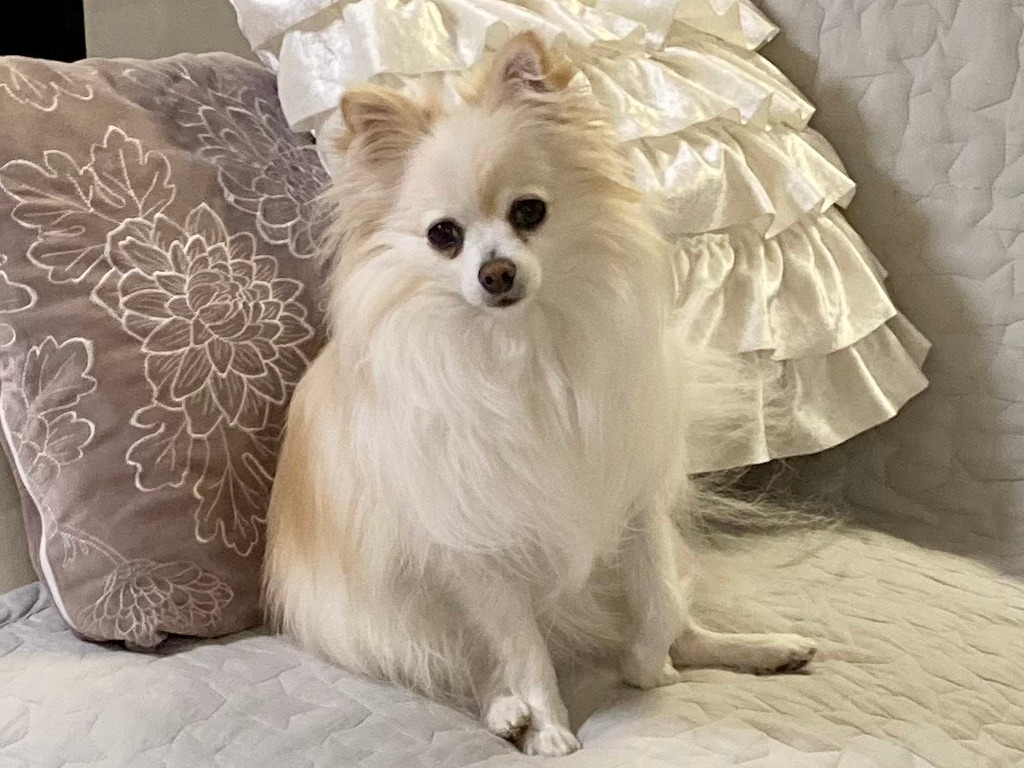
#> input picture cs3-09/dog.jpg, 1024 x 768 px
$ jupyter execute pillow2.ipynb
#> lines starting #> are read from the running program, lines starting #| are printed output that depends on the picture
[cell 1]
import numpy as np
import matplotlib.pyplot as plt
from PIL import Image, ImageFilter

[cell 2]
img_in = 'dog.jpg'
img = Image.open(img_in)
#> img is the input picture: PIL image 1024x768 RGB; mean R, G, B 169.8, 155.5, 136.9

[cell 3]
print(img.format, img.size,
      img.width, img.height, img.mode)
#| JPEG (1024, 768) 1024 768 RGB

[cell 4]
plt.imshow(img)
plt.show()

[cell 5]
img.show()

[cell 6]
data=np.array(img)
print(data.shape)
#| (768, 1024, 3)

[cell 7]
print(data[70:75, 500:505, 0])  # R
#| [[176 175 166 155 156]
#|  [182 174 163 160 157]
#|  [175 175 163 157 142]
#|  [170 168 153 142 140]
#|  [170 172 159 139 143]]

[cell 8]
print(data[70:75, 500:505, 1])  # G
#| [[150 151 144 133 131]
#|  [156 150 141 138 132]
#|  [148 150 141 134 119]
#|  [143 143 131 120 117]
#|  [143 147 134 117 118]]

[cell 9]
print(data[70:75, 500:505, 2])  # B
#| [[125 127 121 110 111]
#|  [133 126 118 115 112]
#|  [127 130 120 116 101]
#|  [122 123 110  99  99]
#|  [122 125 114  96  98]]

[cell 10]
print(img.getpixel((500, 70)))
#| (176, 150, 125)

[cell 11]
img_small = img.resize((30,50))
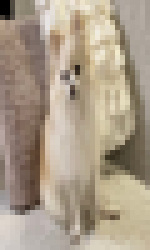
#> img_small: PIL image 30x50 RGB (shown 5 times larger); mean R, G, B 169.8, 155.5, 136.9
plt.imshow(img_small)
plt.show()

[cell 12]
img_rot = img.rotate(45)
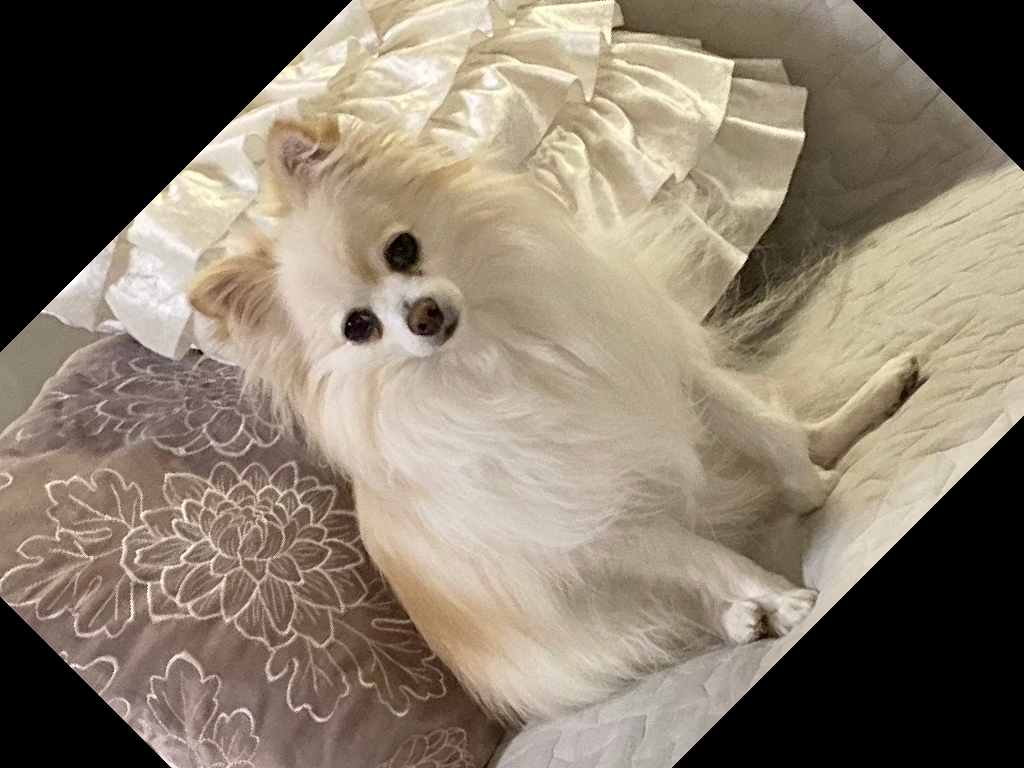
#> img_rot: PIL image 1024x768 RGB; mean R, G, B 137, 124.8, 108.5
plt.imshow(img_rot)
plt.show()

[cell 13]
img_rot2 = img.rotate(45, expand=True)
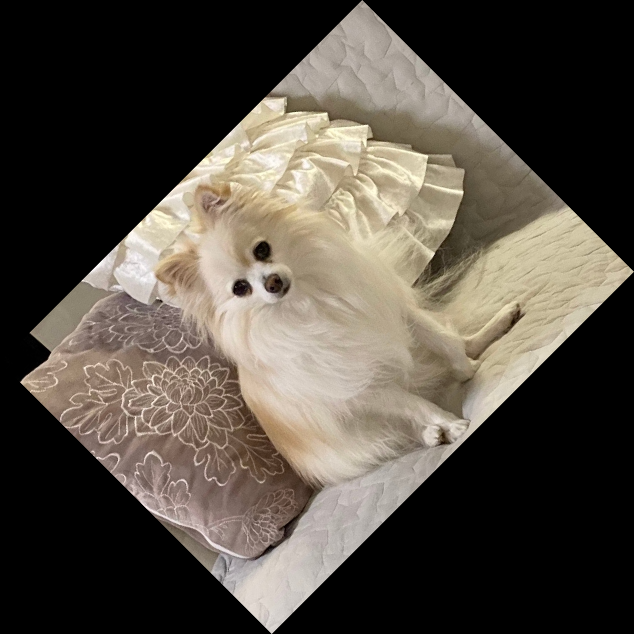
#> img_rot2: PIL image 1268x1268 RGB (shown at 1/2 size); mean R, G, B 83.2, 76.2, 67.1
plt.imshow(img_rot2)
plt.show()

[cell 14]
img_rot_shift = img.rotate(0, translate=(200,-200))
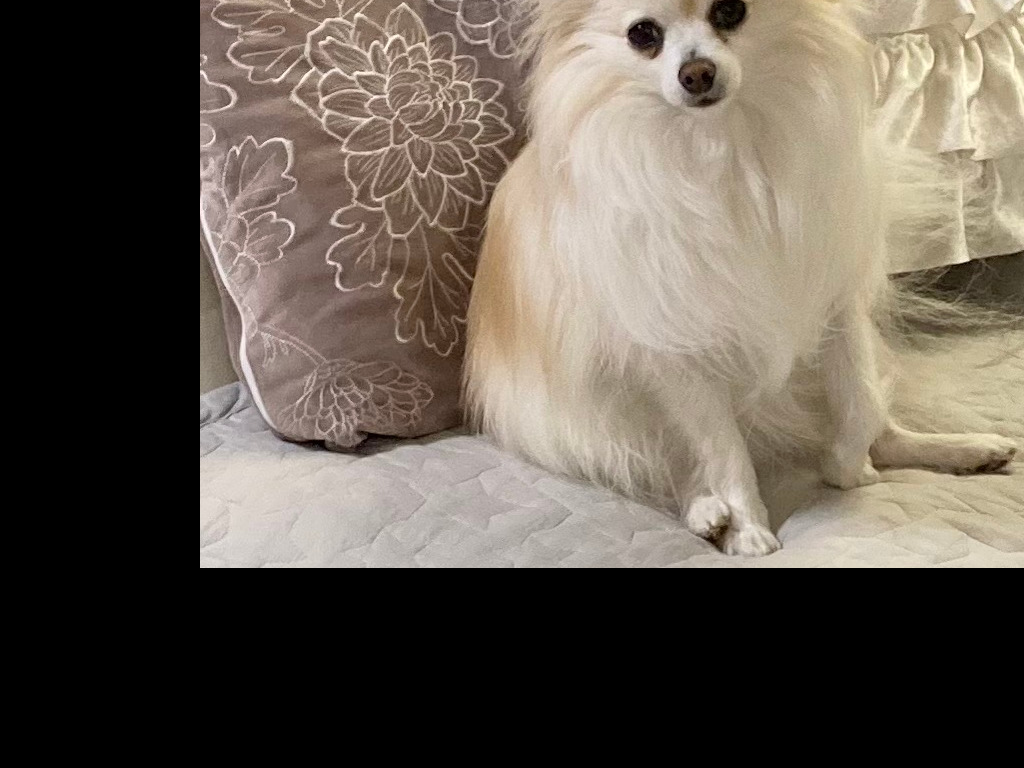
#> img_rot_shift: PIL image 1024x768 RGB; mean R, G, B 100.5, 91.5, 81.1
plt.imshow(img_rot_shift)
plt.show()

[cell 15]
img_rot_shift2 = img.rotate(0, translate=(200,-200),
                            fillcolor=(255,255,255))
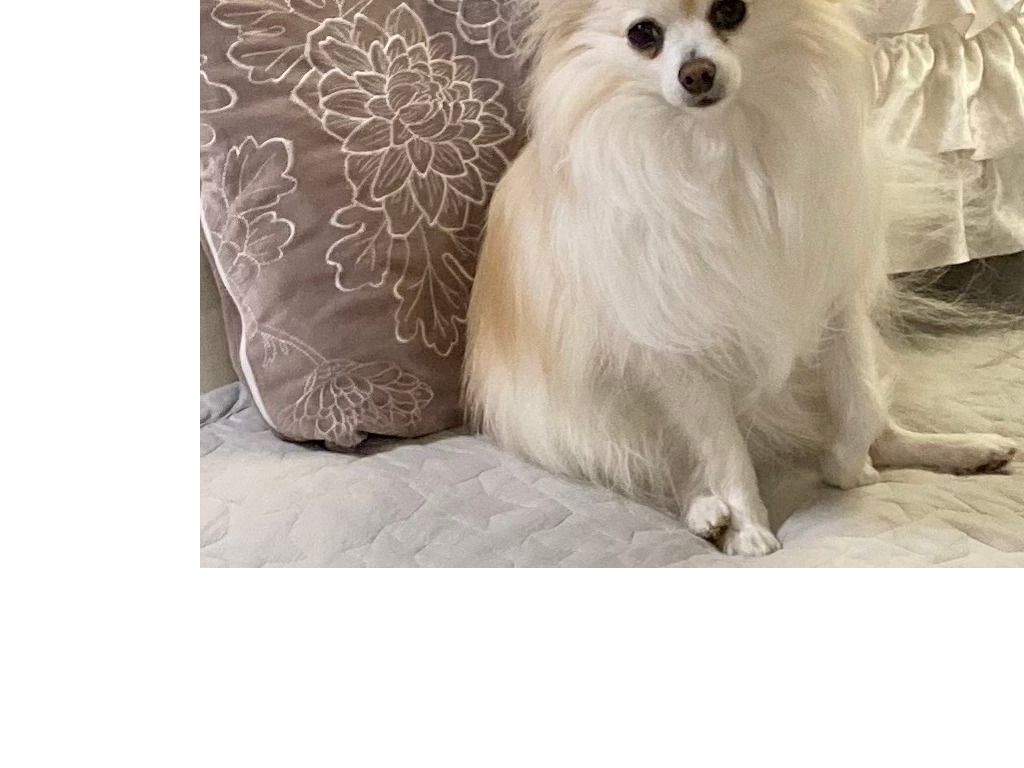
#> img_rot_shift2: PIL image 1024x768 RGB; mean R, G, B 203.7, 194.7, 184.4
plt.imshow(img_rot_shift2)
plt.show()

[cell 16]
img_blur = img.filter(ImageFilter.GaussianBlur(radius=10))
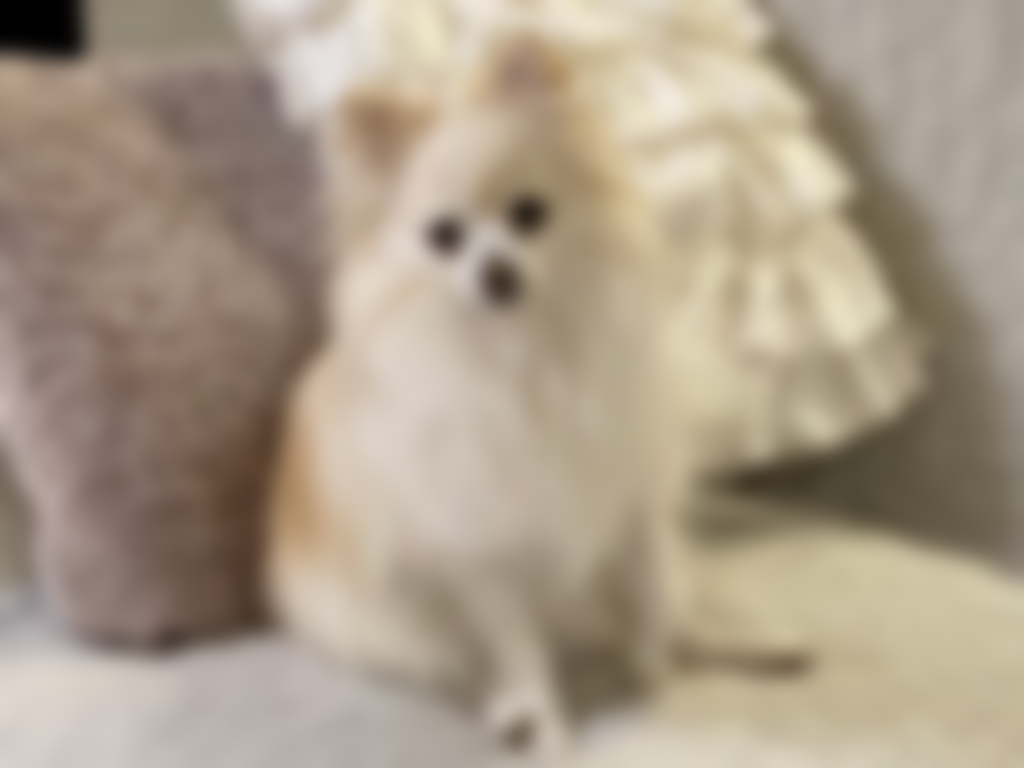
#> img_blur: PIL image 1024x768 RGB; mean R, G, B 169.8, 155.5, 136.9
plt.imshow(img_blur)
plt.show()

[cell 17]
img_crop = img.crop((300, 100, 600, 400))
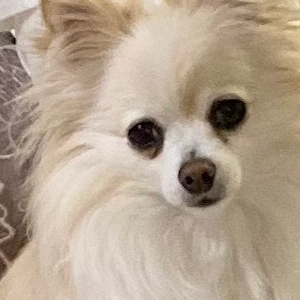
#> img_crop: PIL image 300x300 RGB; mean R, G, B 179.3, 162, 142.9
plt.imshow(img_crop)
plt.show()

[cell 18]
img_gray = img.convert('L')  # gray scale
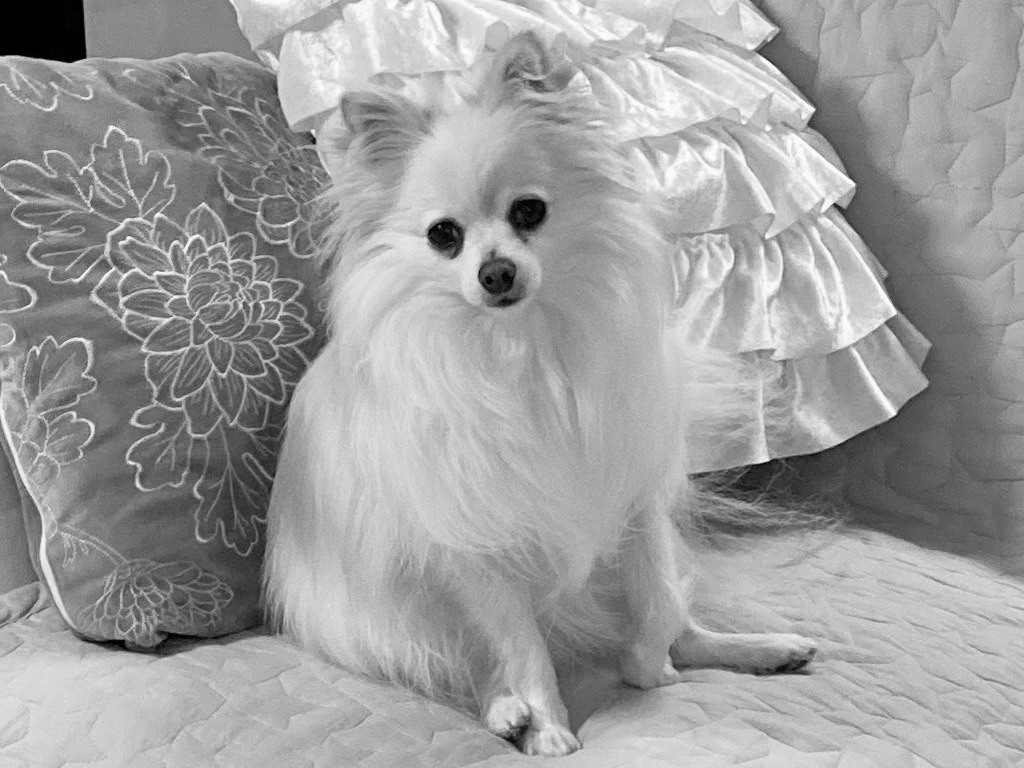
#> img_gray: PIL image 1024x768 L; min 0, max 254, mean 157.7
plt.imshow(img_gray, cmap='gray')
plt.show()

$ run again, with cs3-09/cat_sample.jpg copied over cs3-09/dog.jpg
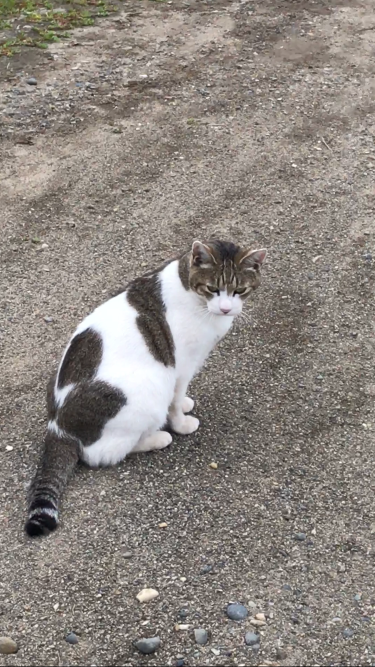
#> input picture cs3-09/cat_sample.jpg, 750 x 1334 px (shown at 1/2 size)
#> img is the input picture: PIL image 750x1334 RGBA; mean R, G, B, A 140.1, 133.3, 127.5, 255
#| PNG (750, 1334) 750 1334 RGBA
#| (1334, 750, 4)
#| [[130 132 134 133 128]
#|  [131 132 134 137 140]
#|  [129 131 133 136 137]
#|  [129 133 134 130 127]
#|  [132 138 139 135 131]]
#| [[121 124 126 125 120]
#|  [122 124 126 129 131]
#|  [121 123 124 127 129]
#|  [120 125 125 121 118]
#|  [124 129 130 127 123]]
#| [[114 116 118 117 113]
#|  [115 117 118 121 124]
#|  [114 116 117 120 122]
#|  [113 118 118 114 111]
#|  [116 122 123 120 115]]
#| (130, 121, 114, 255)
#> `img_rot_shift = img.rotate(0, translate=(200,-200))`:
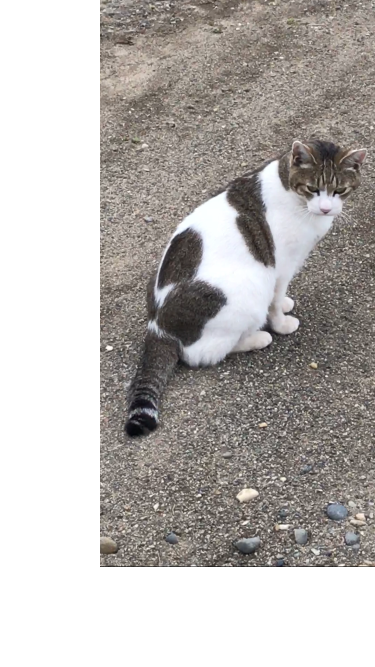
#> img_rot_shift: PIL image 750x1334 RGBA (shown at 1/2 size); mean R, G, B, A 86.9, 83.1, 80.4, 159; transparent parts drawn white
#> `img_crop = img.crop((300, 100, 600, 400))`:
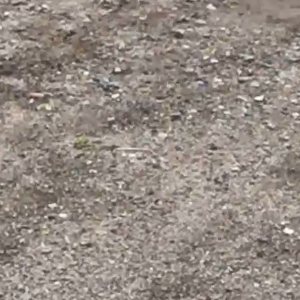
#> img_crop: PIL image 300x300 RGBA; mean R, G, B, A 148.6, 139, 131.3, 255
